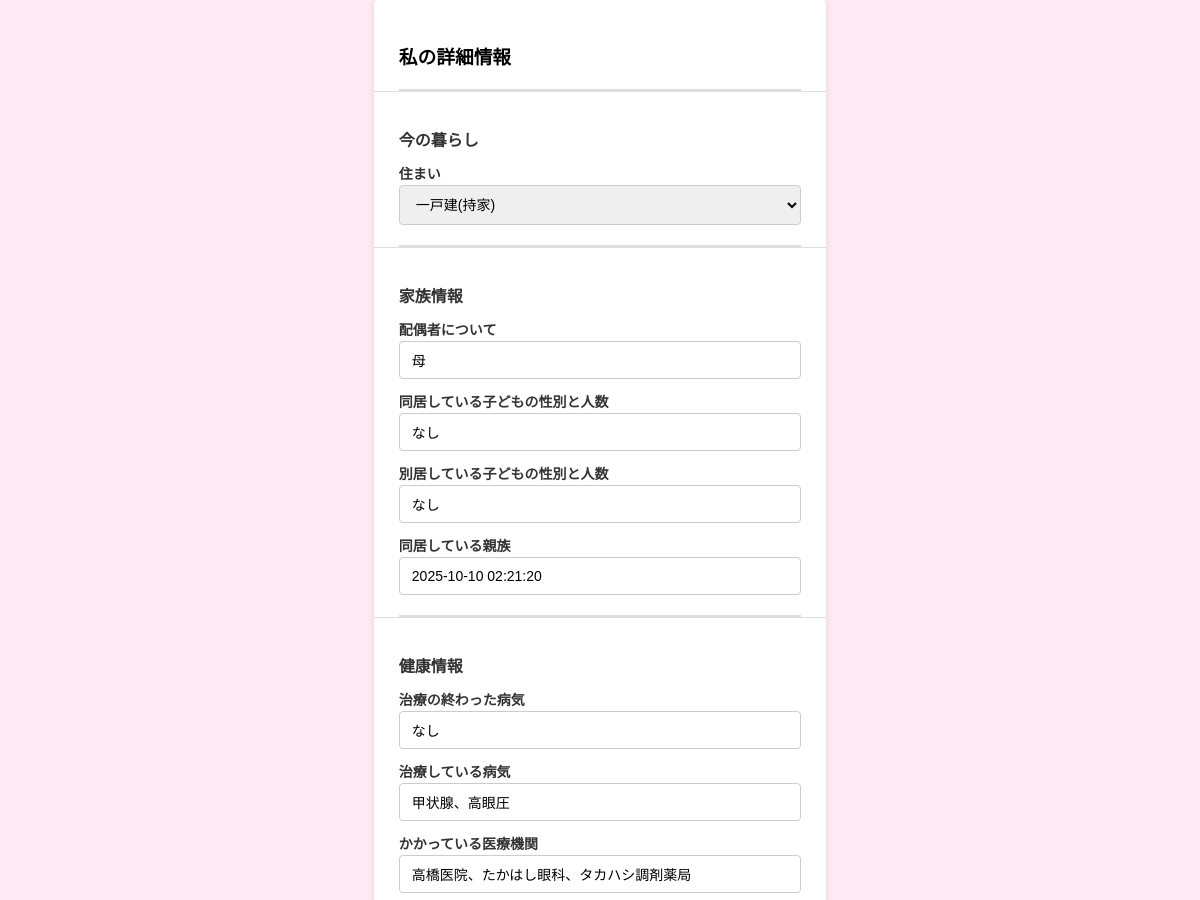
The page /profile (signed in, middle part) on the database as committed earlier.
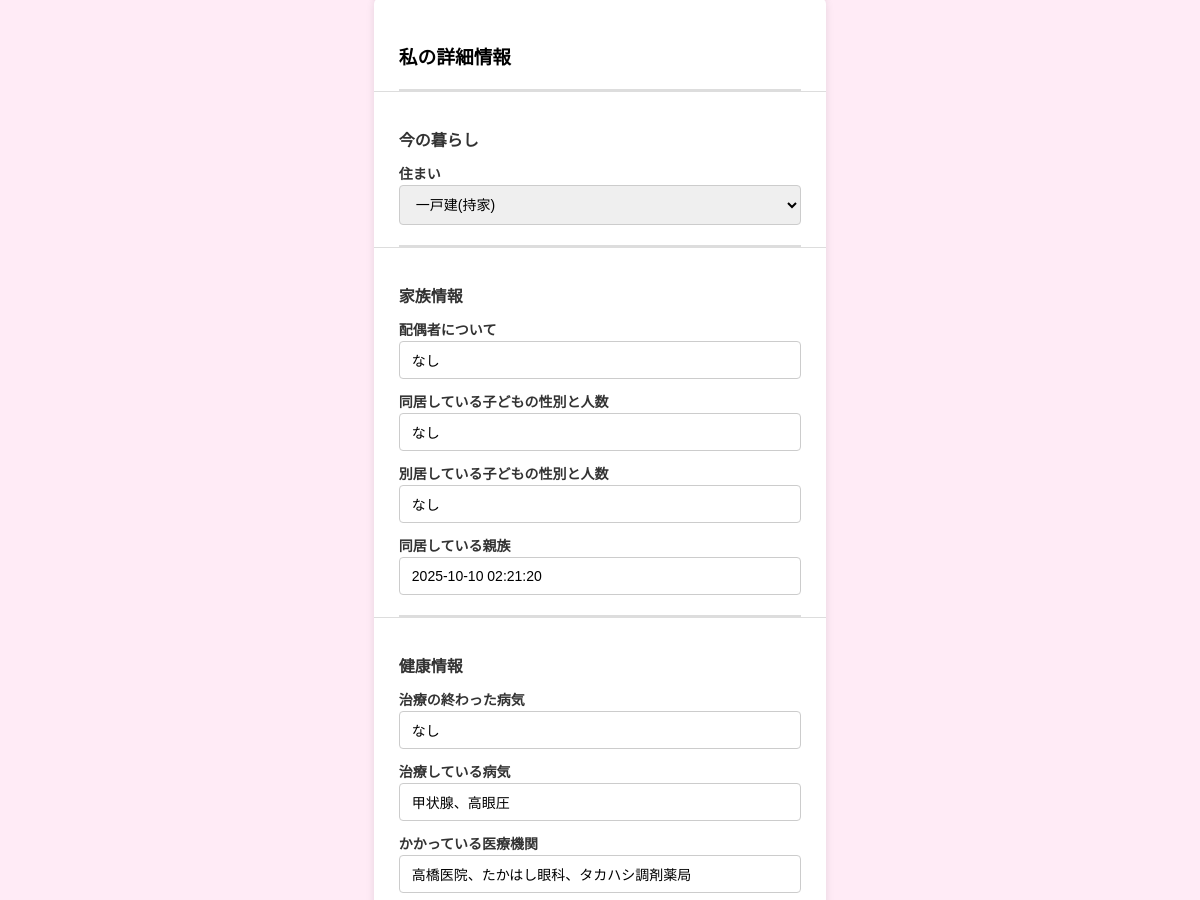
The same page on the database as committed later.
### tables this page shows
CREATE TABLE profiles (
                id INTEGER PRIMARY KEY AUTOINCREMENT,
                user_id VARCHAR(50) NOT NULL,
                home VARCHAR(100),
                spouse TEXT,
                children_living TEXT,
                children_separate TEXT,
                treated_illness TEXT,
                under_treatment TEXT,
                medical_facilities TEXT,
                most_relied_family TEXT,
                trusted_neighbor TEXT,
                consulted_friend TEXT,
                money_sources TEXT,
                created_at TIMESTAMP DEFAULT CURRENT_TIMESTAMP,
                updated_at TIMESTAMP DEFAULT CURRENT_TIMESTAMP, family_living TEXT,
                FOREIGN KEY (user_id) REFERENCES users (user_id)
            );

### app.py (the view)
@app.route("/profile")
@login_required
def profile():
    user_data = db.get_user_by_id(session["user_id"])
    profile_data = db.get_profile_by_user_id(session["user_id"])
    return render_template("profile.html", user=user_data, profile=profile_data)

### app.py (called while the page is built)
def login_required(f):
    @wraps(f)
    def decorated_function(*args, **kwargs):
        if "user_id" not in session:
            return redirect(url_for("index"))
        return f(*args, **kwargs)
    return decorated_function

### config.py (called while the page is built)
    def get_connection(self):
        return sqlite3.connect(self.db_path)

    def get_user_by_id(self, user_id):
        conn = self.get_connection()
        cursor = conn.cursor()
        cursor.execute("SELECT * FROM users WHERE user_id = ?", (user_id,))
        user = cursor.fetchone()
        conn.close()
        return user

    def get_profile_by_user_id(self, user_id):
        conn = self.get_connection()
        cursor = conn.cursor()
        cursor.execute("SELECT * FROM profiles WHERE user_id = ?", (user_id,))
        profile = cursor.fetchone()
        conn.close()
        return profile

### templates/profile.html (shortened to what this page needs)
{% extends "base.html" %}
{% block content %}
<div class="user-registration">
    <form method="POST" action="{{ url_for('update_profile') }}" class="registration-form">
        <h3>私の詳細情報</h3>
        <div class="family-section">
            <h3>今の暮らし</h3>
            <div class="form-group">
                <label for="home">住まい</label>
                <select id="home" name="home">
                    <option value="一戸建(持家)" {% if profile and profile[2]=='一戸建(持家)' %}selected{% endif %}>一戸建(持家)</option>
                </select>
            </div>
        </div>
        <div class="family-section">
            <h3>家族情報</h3>
            <div class="form-group">
                <label for="spouse">配偶者について</label>
                <input type="text" id="spouse" name="spouse" value="{{ profile[3] if profile and profile[3] else '' }}" placeholder="夫、妻、未婚。離婚、死別はそのように記入">
            </div>
            <div class="form-group">
                <label for="children_living">同居している子どもの性別と人数</label>
                <input type="text" id="children_living" name="children_living" value="{{ profile[4] if profile and profile[4] else '' }}" placeholder="同居 男1人、女2人">
            </div>
            <div class="form-group">
                <label for="children_separate">別居している子どもの性別と人数</label>
                <input type="text" id="children_separate" name="children_separate" value="{{ profile[5] if profile and profile[5] else '' }}" placeholder="別居 男2人、女1人">
            </div>
            <div class="form-group">
                <label for="family_living">同居している親族</label>
                <input type="text" id="family_living" name="family_living" value="{{ profile[13] if profile and profile[13] else '' }}" placeholder="例: 祖父母、夫両親">
            </div>
        </div>
        <div class="family-section">
            <h3>健康情報</h3>
            <div class="form-group">
                <label for="Treated-illness">治療の終わった病気</label>
                <input type="text" id="Treated-illness" name="Treated-illness" value="{{ profile[6] if profile and profile[6] else '' }}" placeholder="治療の終わった病気">
            </div>
            <div class="form-group">
                <label for="under-treatment">治療している病気</label>
                <input type="text" id="under-treatment" name="under-treatment" value="{{ profile[7] if profile and profile[7] else '' }}" placeholder="治療している病気">
            </div>
            <div class="form-group">
                <label for="receiving-treatment">かかっている医療機関</label>
                <input type="text" id="receiving-treatment" name="receiving-treatment" value="{{ profile[8] if profile and profile[8] else '' }}" placeholder="例: ◯◯病院、◯◯医院、◯◯調剤薬局">
            </div>
        </div>
    </form>
</div>
{% endblock %}

Rows that differ between the two databases and show on the page:
changed profiles "一戸建(持家)": spouse "母" → "なし"
